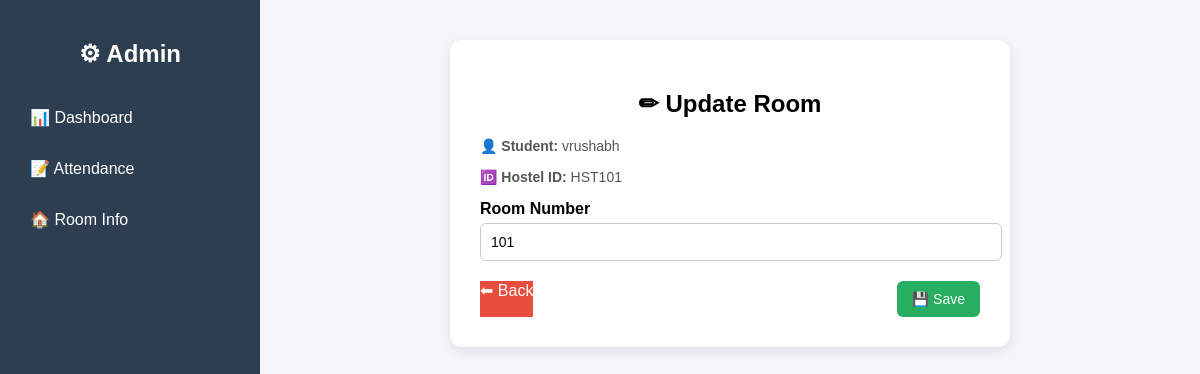
The page /update_room/1/ (signed in) on the database its author committed.
### hostel/models.py (models this page shows, shortened)
class Student(models.Model):
    user = models.OneToOneField(User, on_delete=models.CASCADE)
    room_no = models.CharField(max_length=10)
    hostel_id = models.CharField(max_length=20, unique=True)
    student_phone = models.CharField(max_length=15)
    parent_phone = models.CharField(max_length=15)
    created_at = models.DateTimeField(auto_now_add=True)

### hostel/views.py (the view)
# urls.py: path('update_room/<int:student_id>/', views.update_room, name='update_room'),
@login_required
def update_room(request, student_id):
    student = get_object_or_404(Student, id=student_id)
    if request.method == "POST":
        student.room_no = request.POST.get('room_no')
        student.save()
        return redirect('room_info')
    return render(request, 'update_room.html', {'student': student})

### hostel/templates/update_room.html (shortened to what this page needs)
{% load static %}
<!DOCTYPE html>
<html>
<head>
</head>
<body>
<div class="container">
    <div class="sidebar">
        <h2>⚙ Admin</h2>
        <ul>
            <li><a href="{% url 'admin_dashboard' %}">📊 Dashboard</a></li>
            <li><a href="{% url 'mark_attendance' %}">📝 Attendance</a></li>
            <li><a href="{% url 'room_info' %}">🏠 Room Info</a></li>
        </ul>
    </div>
    <div class="main">
        <div class="card">
            <h2>✏ Update Room</h2>
            <div class="info">
                👤 <b>Student:</b> {{ student.user.username }}
            </div>
            <div class="info">
                🆔 <b>Hostel ID:</b> {{ student.hostel_id }}
            </div>
            <form method="POST">
                <label>Room Number</label>
                <input type="text" name="room_no" value="{{ student.room_no }}" required>
                <div class="btn-group">
                    <a href="{% url 'room_info' %}" class="back-btn">⬅ Back</a>
                    <button type="submit" class="save-btn">💾 Save</button>
                </div>
            </form>
        </div>
    </div>
</div>
</body>
</html>

### hostel/templates/update_room.html (style rules this page uses)
body { margin: 0; font-family: Arial, sans-serif; background: #f4f6f9; }
.container { display: flex; }
.sidebar { width: 220px; height: 100vh; background: #2c3e50; color: white; padding: 20px; }
.sidebar h2 { text-align: center; margin-bottom: 30px; }
.sidebar ul { list-style: none; padding: 0; }
.sidebar ul li { margin: 12px 0; }
.sidebar ul li a { color: white; text-decoration: none; padding: 10px; display: block; border-radius: 6px; transition: 0.3s; }
.main { flex: 1; padding: 40px; }
.card { max-width: 500px; margin: auto; background: white; padding: 30px; border-radius: 12px; box-shadow: 0 4px 12px rgba(0,0,0,0.1); }
.card h2 { text-align: center; margin-bottom: 20px; }
.info { margin-bottom: 15px; font-size: 14px; color: #555; }
label { font-weight: bold; display: block; margin-top: 15px; }
input { width: 100%; padding: 10px; margin-top: 5px; border: 1px solid #ccc; border-radius: 6px; font-size: 14px; }
.btn-group { margin-top: 20px; display: flex; justify-content: space-between; }
button { padding: 10px 15px; border: none; border-radius: 6px; cursor: pointer; font-size: 14px; transition: 0.3s; }
.save-btn { background: #27ae60; color: white; }
.back-btn { background: #e74c3c; color: white; text-decoration: none; display: inline-block; text-align: center; }

### rows shown on the page
Student: user.username "vrushabh", hostel_id "HST101", room_no "101"
